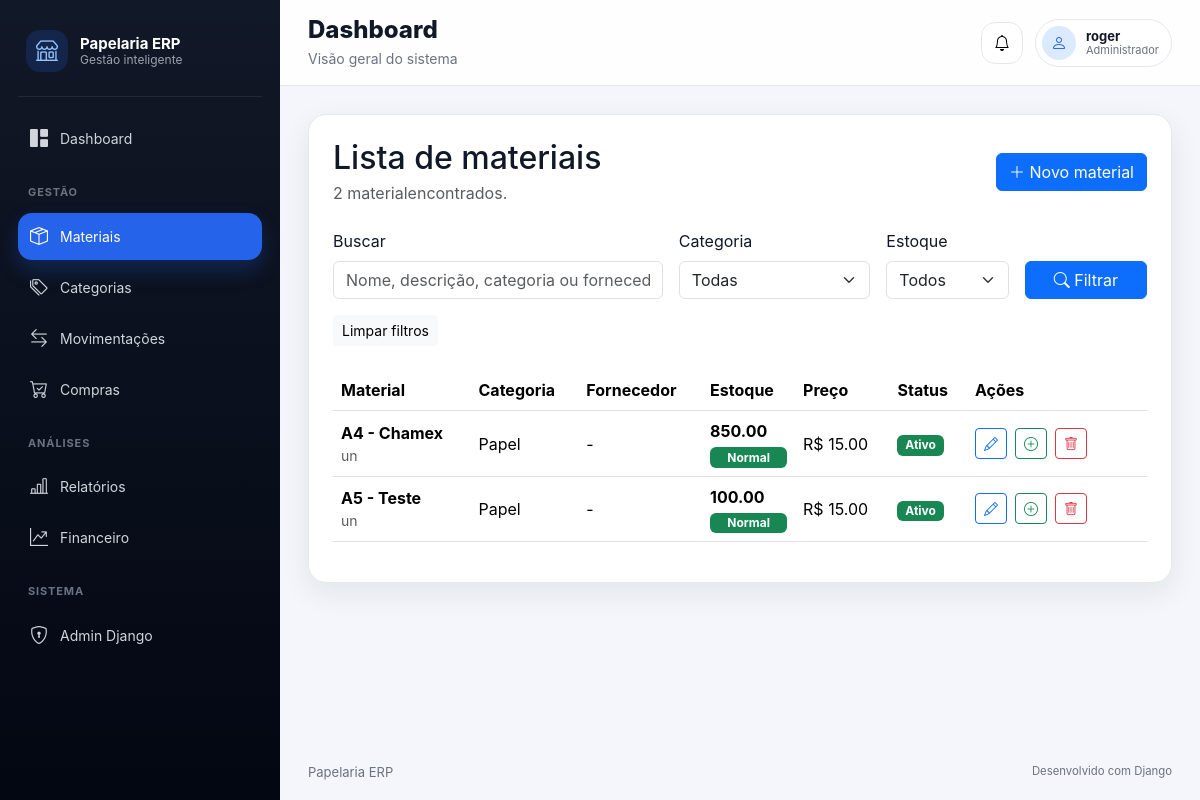
/inventory/materials/ (signed in), run on the app's committed database.
### apps/inventory/models/material.py (models this page shows, shortened)
class Material(BaseModel):
    name = models.CharField(
        max_length=150,
        verbose_name="Nome",
    )
    category = models.ForeignKey(
        Category,
        on_delete=models.PROTECT,
        related_name="materials",
        verbose_name="Categoria",
    )
    supplier = models.ForeignKey(
        Supplier,
        on_delete=models.SET_NULL,
        related_name="materials",
        blank=True,
        null=True,
        verbose_name="Fornecedor",
    )
    description = models.TextField(
        blank=True,
        null=True,
        verbose_name="Descrição",
    )
    current_stock = models.DecimalField(
        max_digits=10,
        decimal_places=2,
        default=0,
        verbose_name="Estoque atual",
    )
    minimum_stock = models.DecimalField(
        max_digits=10,
        decimal_places=2,
        default=0,
        verbose_name="Estoque mínimo",
    )
    unit = models.CharField(
        max_length=20,
        default="un",
        verbose_name="Unidade",
    )
    cost_price = models.DecimalField(
        max_digits=10,
        decimal_places=2,
        default=0,
        verbose_name="Preço de custo",
    )
    class Meta:
        verbose_name = "Material"
        verbose_name_plural = "Materiais"
        ordering = ["name"]
    @property
    def is_low_stock(self):
        return self.current_stock <= self.minimum_stock

### apps/inventory/models/category.py (models this page shows, shortened)
class Category(BaseModel):
    name = models.CharField(
        max_length=100,
        unique=True,
        verbose_name="Nome",
    )
    description = models.TextField(
        blank=True,
        null=True,
        verbose_name="Descrição",
    )
    class Meta:
        verbose_name = "Categoria"
        verbose_name_plural = "Categorias"
        ordering = ["name"]

### apps/inventory/views/material/list_view.py (the view)
def material_list_view(request):
    search = request.GET.get("search", "")
    category_id = request.GET.get("category", "")
    stock_status = request.GET.get("stock_status", "")
    materials = get_filtered_materials(
        search=search,
        category_id=category_id,
        stock_status=stock_status,
    )
    paginator = Paginator(materials, 10)
    page_number = request.GET.get("page")
    page_obj = paginator.get_page(page_number)
    context = {
        "materials": page_obj,
        "page_obj": page_obj,
        "categories": get_active_categories(),
        "search": search,
        "selected_category": category_id,
        "selected_stock_status": stock_status,
        "total_results": paginator.count,
    }
    return render(
        request,
        "inventory/material/list.html",
        context,
    )

### apps/core/models/base.py (called while the page is built)
    def get_queryset(self):
        return super().get_queryset().filter(is_active=True)

### apps/inventory/selectors/category_selector.py (called while the page is built)
def get_active_categories():
    return (
        Category.active_objects
        .order_by("name")
    )

### apps/inventory/selectors/material_selector.py (called while the page is built, shortened)
def get_filtered_materials(*, search=None, category_id=None, stock_status=None):
    materials = (
        Material.objects
        .select_related("category", "supplier")
        .order_by("name")
    )
    if category_id:
        materials = materials.filter(category_id=category_id)
    if stock_status == "low":
        materials = materials.filter(
            current_stock__lte=F("minimum_stock")
        )
    if stock_status == "normal":
        materials = materials.filter(
            current_stock__gt=F("minimum_stock")
        )
    return materials

### apps/inventory/templates/inventory/material/list.html (shortened to what this page needs)
{% extends "core/base.html" %}
{% block content %}
<div class="content-card">
    <div class="d-flex justify-content-between align-items-center mb-4">
        <div>
            <h2 class="mb-1">Lista de materiais</h2>
            <p class="text-muted mb-0">
                {{ total_results }} material{{ total_results|pluralize:" encontrado,encontrados" }}.
            </p>
        </div>
        <a
            href="{% url 'inventory:material_create' %}"
            class="btn btn-primary"
        >
            <i class="bi bi-plus-lg"></i>
            Novo material
        </a>
    </div>
    <form method="get" class="row g-3 mb-4">
        <div class="col-lg-5">
            <label class="form-label">Buscar</label>
            <input
                type="text"
                name="search"
                value="{{ search }}"
                class="form-control"
                placeholder="Nome, descrição, categoria ou fornecedor"
            >
        </div>
        <div class="col-lg-3">
            <label class="form-label">Categoria</label>
            <select name="category" class="form-select">
                <option value="">Todas</option>
            </select>
        </div>
        <div class="col-lg-2">
            <label class="form-label">Estoque</label>
            <select name="stock_status" class="form-select">
                <option value="">Todos</option>
            </select>
        </div>
        <div class="col-lg-2 d-flex align-items-end gap-2">
            <button type="submit" class="btn btn-primary w-100">
                <i class="bi bi-search"></i>
                Filtrar
            </button>
        </div>
        <div class="col-12">
            <a href="{% url 'inventory:material_list' %}" class="btn btn-light btn-sm">
                Limpar filtros
            </a>
        </div>
    </form>
    <div class="table-responsive">
        <table class="table align-middle">
            <thead>
                <tr>
                    <th>Material</th>
                    <th>Categoria</th>
                    <th>Fornecedor</th>
                    <th>Estoque</th>
                    <th>Preço</th>
                    <th>Status</th>
                    <th width="180">Ações</th>
                </tr>
            </thead>
            <tbody>
                {% for material in materials %}
                    <tr>
                        <td>
                            <div class="d-flex flex-column">
                                <strong>{{ material.name }}</strong>
                                <small class="text-muted">{{ material.unit }}</small>
                            </div>
                        </td>
                        <td>{{ material.category.name }}</td>
                        <td>{{ material.supplier|default:"-" }}</td>
                        <td>
                            <div class="d-flex flex-column">
                                <strong>{{ material.current_stock }}</strong>
                                {% if material.is_low_stock %}
                                    <span class="badge bg-danger mt-1">
                                        Estoque baixo
                                    </span>
                                {% else %}
                                    <span class="badge bg-success mt-1">
                                        Normal
                                    </span>
                                {% endif %}
                            </div>
                        </td>
                        <td>R$ {{ material.cost_price }}</td>
                        <td>
                            {% if material.is_active %}
                                <span class="badge bg-success">Ativo</span>
                            {% else %}
                                <span class="badge bg-secondary">Inativo</span>
                            {% endif %}
                        </td>
                        <td>
                            <div class="d-flex gap-2">
                                <a
                                    href="{% url 'inventory:material_update' material.id %}"
                                    class="btn btn-sm btn-outline-primary"
                                    title="Editar"
                                >
                                    <i class="bi bi-pencil"></i>
                                </a>
                                <a
                                    href="{% url 'inventory:stock_entry' %}?material={{ material.id }}"
                                    class="btn btn-sm btn-outline-success"
                                    title="Entrada de estoque"
                                >
                                    <i class="bi bi-plus-circle"></i>
                                </a>
                                <a
                                    href="{% url 'inventory:material_delete' material.id %}"
                                    class="btn btn-sm btn-outline-danger"
                                    title="Desativar"
                                >
                                    <i class="bi bi-trash"></i>
                                </a>
                            </div>
                        </td>
                    </tr>
                {% endfor %}
            </tbody>
        </table>
    </div>
</div>
{% endblock %}

### apps/core/templates/core/partials/_navbar.html (shortened to what this page needs)
<header class="app-navbar">
    <div class="navbar-title">
        <h1>{% block page_title %}Dashboard{% endblock %}</h1>
        <p>{% block page_subtitle %}Visão geral do sistema{% endblock %}</p>
    </div>
    <div class="navbar-actions">
        <button class="icon-button" type="button">
            <i class="bi bi-bell"></i>
        </button>
        <div class="user-chip">
            <div class="user-avatar">
                <i class="bi bi-person"></i>
            </div>
            <div class="user-info">
                <strong>{{ request.user.get_full_name|default:request.user.username|default:"Usuário" }}</strong>
                <span>Administrador</span>
            </div>
        </div>
    </div>
</header>

### static/css/app.css (style rules this page uses)
:root { --color-bg: #f4f6fb; --color-sidebar: #111827; --color-sidebar-light: #1f2937; --color-primary: #2563eb; --color-primary-soft: #dbeafe; --color-text: #111827; --color-muted: #6b7280; --color-border: #e5e7eb; --color-card: #ffffff; --radius-lg: 18px; --shadow-card: 0 10px 30px rgba(15, 23, 42, 0.08); }
* { box-sizing: border-box; }
body { margin: 0; background: var(--color-bg); color: var(--color-text); font-family: Inter, system-ui, -apple-system, BlinkMacSystemFont, "Segoe UI", sans-serif; }
.app-navbar { height: 86px; background: rgba(255, 255, 255, 0.86); backdrop-filter: blur(16px); border-bottom: 1px solid var(--color-border); padding: 0 28px; display: flex; align-items: center; gap: 18px; position: sticky; top: 0; z-index: 900; }
.navbar-title { flex: 1; }
.navbar-title h1 { font-size: 24px; margin: 0; font-weight: 800; }
.navbar-title p { margin: 3px 0 0; color: var(--color-muted); font-size: 14px; }
.navbar-actions { display: flex; align-items: center; gap: 12px; }
.icon-button { width: 42px; height: 42px; border: 1px solid var(--color-border); background: #fff; border-radius: 14px; display: flex; align-items: center; justify-content: center; }
.user-chip { display: flex; align-items: center; gap: 10px; background: #fff; border: 1px solid var(--color-border); border-radius: 999px; padding: 6px 12px 6px 6px; }
.user-avatar { width: 34px; height: 34px; background: var(--color-primary-soft); color: var(--color-primary); border-radius: 999px; display: flex; align-items: center; justify-content: center; }
.user-info { display: flex; flex-direction: column; line-height: 1.1; }
.user-info strong { font-size: 13px; }
.user-info span { font-size: 11px; color: var(--color-muted); }
.content-card { background: #fff; border: 1px solid var(--color-border); border-radius: var(--radius-lg); box-shadow: var(--shadow-card); padding: 24px; }

### data on the page
Material: name "A4 - Chamex", unit "un", category.name "Papel", supplier "-", current_stock "850.00", minimum_stock "Normal", cost_price "15.00", is_active "Ativo"
Material: name "A5 - Teste", unit "un", category.name "Papel", supplier "-", current_stock "100.00", minimum_stock "Normal", cost_price "15.00", is_active "Ativo"

### other printed values
{{ total_results }} "2"
